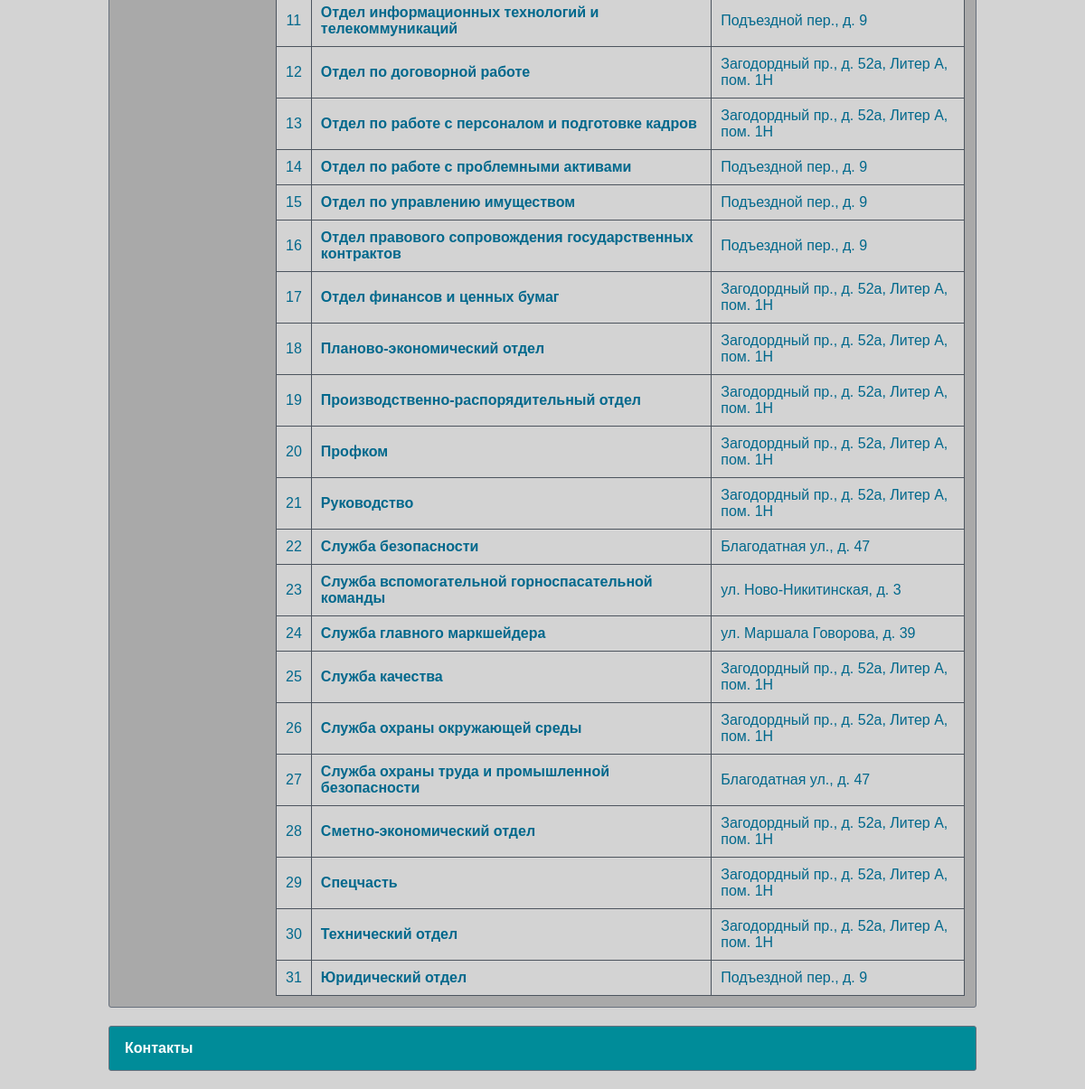
/departments/ (signed in, lower part), run on an earlier commit of the app's database.
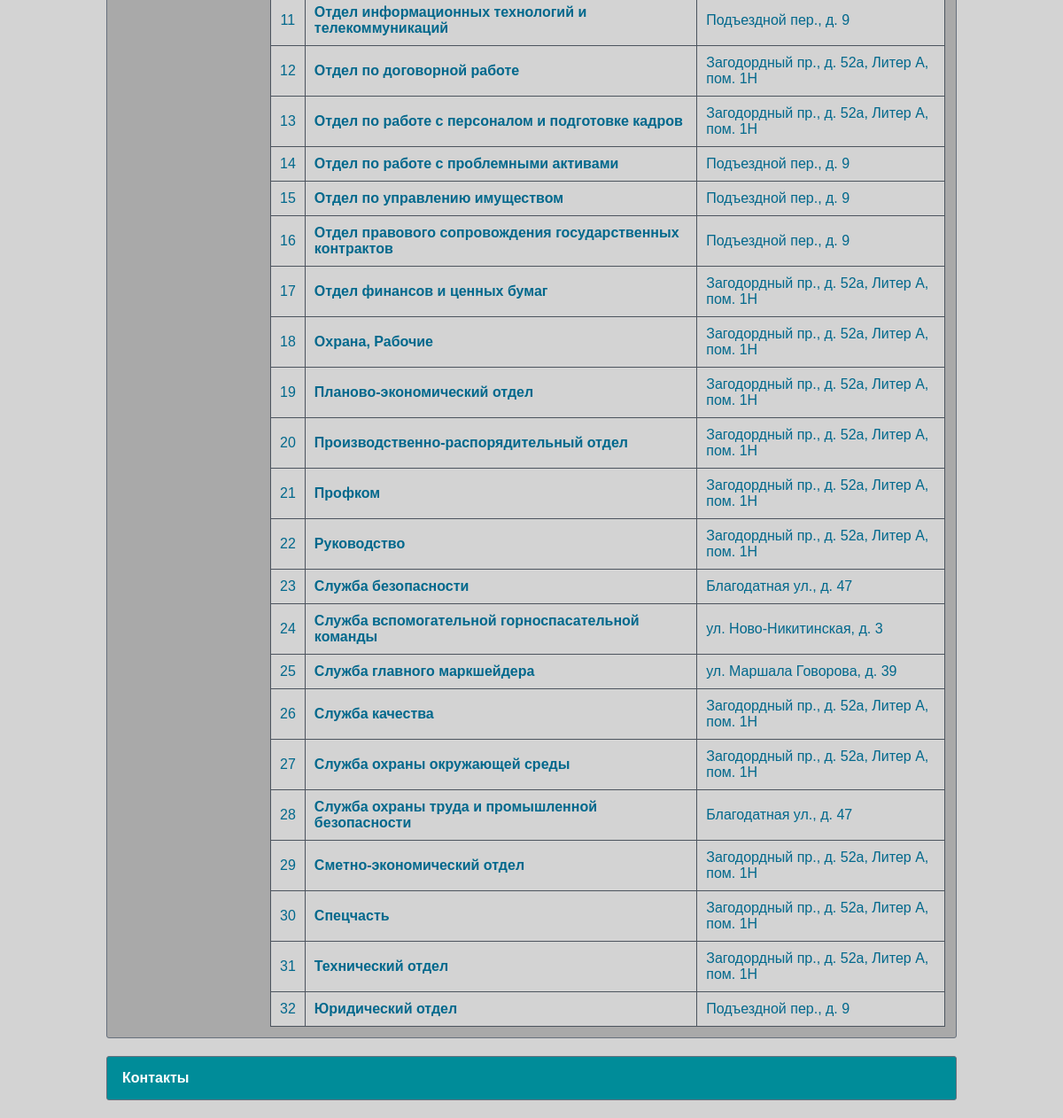
And on a later commit of the database.
### catalog/models.py (models this page shows, shortened)
class Department(models.Model):
    name = models.TextField(max_length=150, verbose_name="Наименование отдела/подзразделения")
    short_name = models.CharField(max_length=50, verbose_name="Сокращенное название", null=True, blank=True)
    adress = models.ForeignKey('AdressDepartment', on_delete=models.SET_NULL, verbose_name="Местонахождение", null=True, blank=True)
    priority = models.IntegerField(verbose_name="Приоритет", null=False, blank=False, default=1)
    class Meta:
        ordering = ["priority"]
    def get_absolute_url(self):
        return reverse('department-detail', args=[str(self.id)])

class AdressDepartment(models.Model):
    street = models.CharField(max_length=30, verbose_name="Улица")
    building = models.CharField(max_length=10, verbose_name="Дом/Строение")
    letter = models.CharField(max_length=20, verbose_name="Корпус/Литера", null=True, blank=True)
    room = models.CharField(max_length=20, verbose_name="Помещение", null=True, blank=True)
    class Meta:
        ordering = ["street"]
    def __str__(self):
        full_adress = self.street + ", " + self.building
        if self.letter:
            full_adress += ", " + self.letter
        if self.room:
            full_adress += ", " + self.room
        return full_adress

### catalog/views.py (the view)
# urls.py: path('departments/', DepartmentsView.as_view(), name='department'),
class DepartmentsView(View):
    def get(self, request):
        if request.user.is_authenticated:
            departments = Department.objects.all().order_by('name')
            context = {"departments": departments}
            return render(request, 'catalog/departments.html', context)
        return redirect(reverse('login'))

### templates/catalog/departments.html (shortened to what this page needs)
{% extends "catalog/base.html" %}
{% load static %}
{% block content %}
        <table class="bordered">
            <tbody>
            {% for department in departments %}
                <tr>
                    <td align="center" width="5%">{{ forloop.counter }}</td>
                    <td style="text-align: left">
                        <b><a href="{{ department.get_absolute_url }}">{{ department.name }}</a></b>
                    </td>
                    <td>{{ department.adress|default_if_none:"Не указан" }}</td>
                </tr>
            {% endfor %}
            </tbody>
        </table>
{% endblock %}

What changed in the data, as far as the page shows it:
added Department: name "Охрана, Рабочие", adress "Загодордный пр., д. 52а, Литер А, пом. 1Н"
